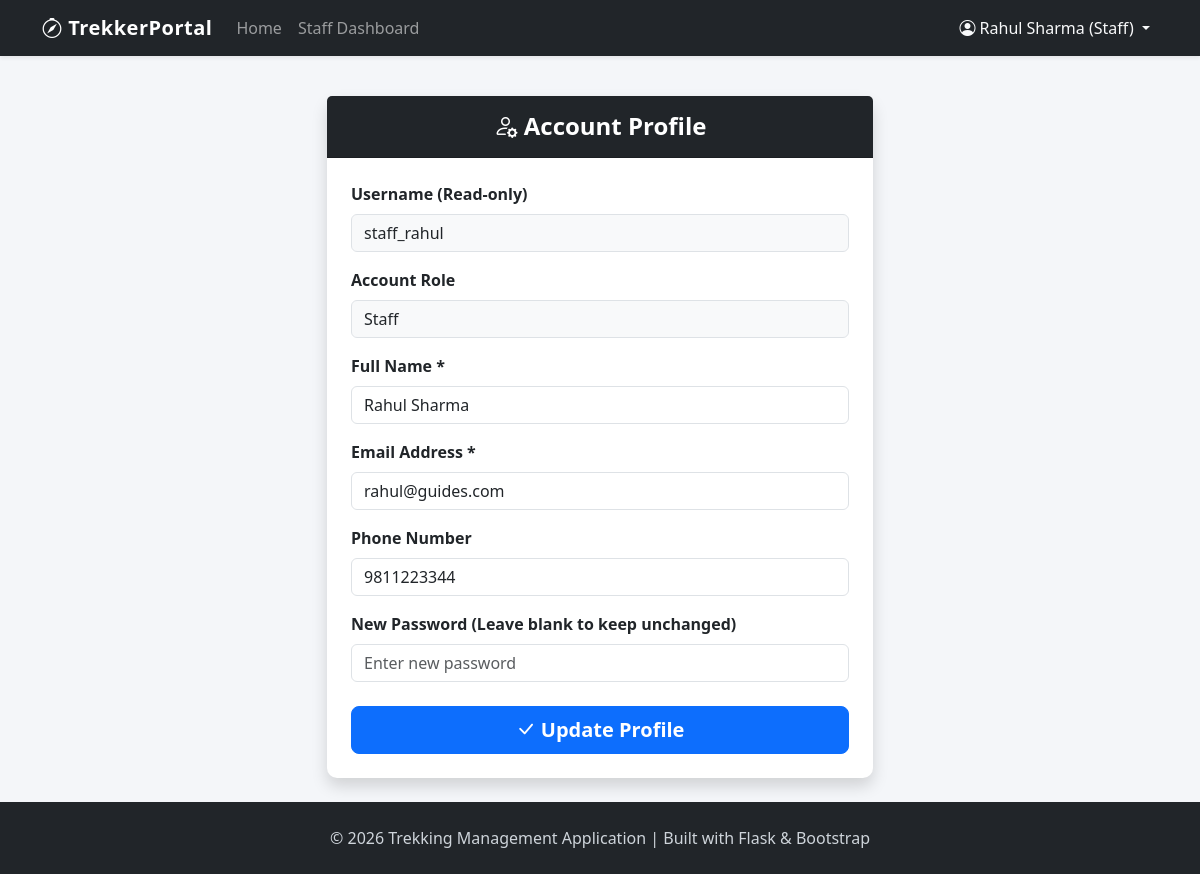
The app's page /user/profile (signed in) with its own data.
### models.py (models this page shows, shortened)
class User(db.Model):
    __tablename__ = 'users'
    id = db.Column(db.Integer, primary_key=True)
    username = db.Column(db.String(50), unique=True, nullable=False)
    password = db.Column(db.String(255), nullable=False) # Hashed password storage
    full_name = db.Column(db.String(100), nullable=False)
    email = db.Column(db.String(120), nullable=False)
    phone = db.Column(db.String(20), nullable=True)
    role = db.Column(db.String(20), nullable=False, default='User')  # 'Admin', 'Staff', 'User'
    status = db.Column(db.String(20), nullable=False, default='Active') # 'Active', 'Pending', 'Blacklisted'
    created_at = db.Column(db.DateTime, default=datetime.utcnow)
    bookings = db.relationship('Booking', backref='user', lazy=True, cascade='all, delete-orphan')
    assigned_treks = db.relationship('Trek', backref='assigned_staff', lazy=True)

### app.py (the view, shortened to what this page needs)
@app.route('/user/profile', methods=['GET', 'POST'])
def user_profile():
    if not is_logged_in():
        flash('Please login to view profile.', 'danger')
        return redirect(url_for('login'))
    user = get_current_user()
    return render_template('user/profile.html', user=user)

### app.py (called while the page is built)
def is_logged_in():
    return 'user_id' in session

def get_current_user():
    if is_logged_in():
        return User.query.get(session['user_id'])
    return None

@app.context_processor
def inject_user():
    return dict(current_user=get_current_user())

### templates/user/profile.html (shortened to what this page needs)
{% extends "base.html" %}
{% block content %}
<div class="row justify-content-center">
    <div class="col-md-6">
        <div class="card shadow">
            <div class="card-header bg-dark text-white text-center py-3">
                <h4 class="mb-0 fw-bold"><i class="bi bi-person-gear"></i> Account Profile</h4>
            </div>
            <div class="card-body p-4">
                <form action="{{ url_for('user_profile') }}" method="POST">
                    <div class="mb-3">
                        <label for="username" class="form-label fw-bold">Username (Read-only)</label>
                        <input type="text" class="form-control bg-light" id="username" value="{{ user.username }}" readonly>
                    </div>
                    <div class="mb-3">
                        <label for="role" class="form-label fw-bold">Account Role</label>
                        <input type="text" class="form-control bg-light" id="role" value="{{ user.role }}" readonly>
                    </div>
                    <div class="mb-3">
                        <label for="full_name" class="form-label fw-bold">Full Name *</label>
                        <input type="text" class="form-control" id="full_name" name="full_name" value="{{ user.full_name }}" required>
                    </div>
                    <div class="mb-3">
                        <label for="email" class="form-label fw-bold">Email Address *</label>
                        <input type="email" class="form-control" id="email" name="email" value="{{ user.email }}" required>
                    </div>
                    <div class="mb-3">
                        <label for="phone" class="form-label fw-bold">Phone Number</label>
                        <input type="text" class="form-control" id="phone" name="phone" value="{{ user.phone or '' }}">
                    </div>
                    <div class="mb-4">
                        <label for="password" class="form-label fw-bold">New Password (Leave blank to keep unchanged)</label>
                        <input type="password" class="form-control" id="password" name="password" placeholder="Enter new password">
                    </div>
                    <div class="d-grid gap-2">
                        <button type="submit" class="btn btn-primary btn-lg fw-bold">
                            <i class="bi bi-check-lg"></i> Update Profile
                        </button>
                    </div>
                </form>
            </div>
        </div>
    </div>
</div>
{% endblock %}

### templates/base.html (shortened to what this page needs)
<!DOCTYPE html>
<html lang="en">
<head>
    <link href="https://cdn.jsdelivr.net/npm/bootstrap@5.3.2/dist/css/bootstrap.min.css" rel="stylesheet">
    <link rel="stylesheet" href="https://cdn.jsdelivr.net/npm/bootstrap-icons@1.11.1/font/bootstrap-icons.css">
    <link rel="stylesheet" href="{{ url_for('static', filename='css/style.css') }}">
</head>
<body>
    <nav class="navbar navbar-expand-lg navbar-dark bg-dark sticky-top shadow-sm">
        <div class="container">
            <a class="navbar-brand" href="{{ url_for('index') }}">
                <i class="bi bi-compass"></i> TrekkerPortal
            </a>
            <div class="collapse navbar-collapse" id="navbarNav">
                <ul class="navbar-nav me-auto">
                    <li class="nav-item">
                        <a class="nav-link" href="{{ url_for('index') }}">Home</a>
                    </li>
                    {% if current_user %}
                        {% if current_user.role == 'Admin' %}
                            <li class="nav-item">
                                <a class="nav-link" href="{{ url_for('admin_dashboard') }}">Admin Dashboard</a>
                            </li>
                            <li class="nav-item">
                                <a class="nav-link" href="{{ url_for('add_trek') }}">Add Trek</a>
                            </li>
                        {% elif current_user.role == 'Staff' %}
                            <li class="nav-item">
                                <a class="nav-link" href="{{ url_for('staff_dashboard') }}">Staff Dashboard</a>
                            </li>
                        {% endif %}
                    {% endif %}
                </ul>
                <ul class="navbar-nav ms-auto">
                    {% if current_user %}
                        <li class="nav-item dropdown">
                            <a class="nav-link dropdown-toggle text-light" href="#" role="button" data-bs-toggle="dropdown">
                                <i class="bi bi-person-circle"></i> {{ current_user.full_name }} ({{ current_user.role }})
                            </a>
                        </li>
                    {% endif %}
                </ul>
            </div>
        </div>
    </nav>
    <div class="main-content container my-4">
        {% block content %}{% endblock %}
    </div>
    <footer>
        <div class="container text-center">
            <p class="mb-0">&copy; 2026 Trekking Management Application | Built with Flask & Bootstrap</p>
        </div>
    </footer>
</body>
</html>

### static/css/style.css (style rules this page uses)
body { background-color: #f4f6f9; font-family: 'Segoe UI', Tahoma, Geneva, Verdana, sans-serif; min-height: 100vh; display: flex; flex-direction: column; }
.main-content { flex: 1; }
.navbar-brand { font-weight: 700; letter-spacing: 0.5px; }
.card { border-radius: 10px; border: none; box-shadow: 0 4px 12px rgba(0, 0, 0, 0.05); transition: transform 0.2s ease, box-shadow 0.2s ease; }
footer { background-color: #212529; color: #ced4da; padding: 1.5rem 0; margin-top: auto; }

### records on screen
User: full_name "Rahul Sharma", role "Staff", username "staff_rahul", email "rahul@guides.com", phone "9811223344"
